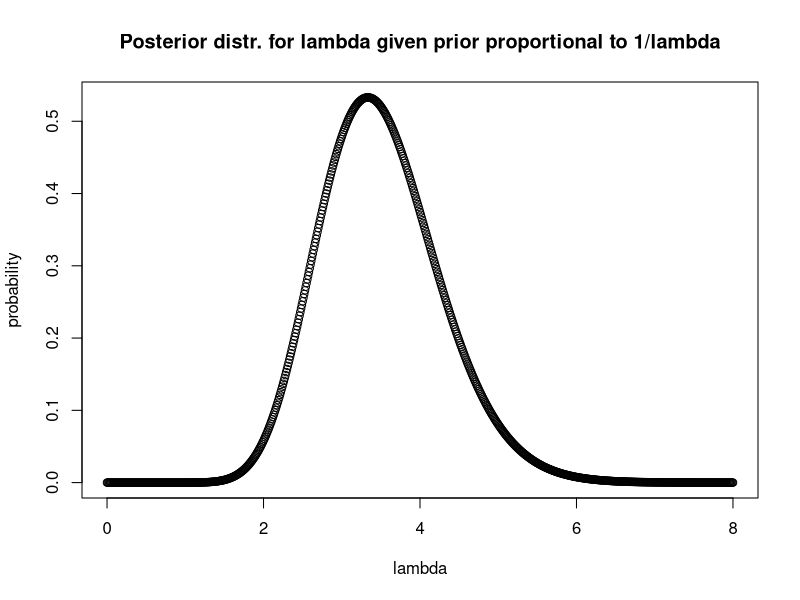
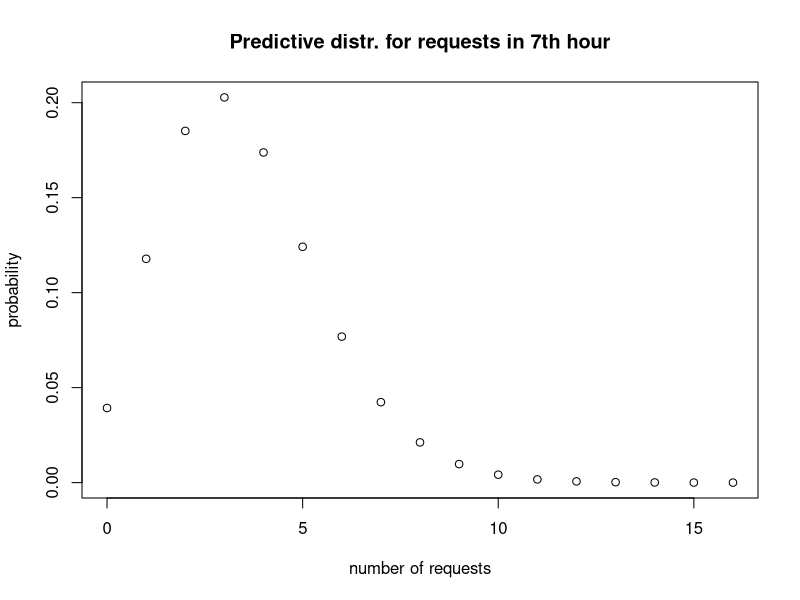
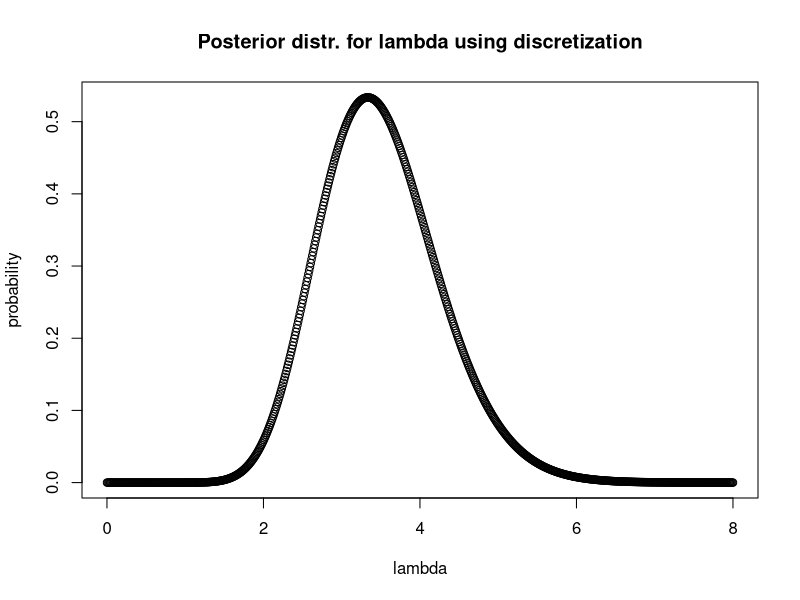
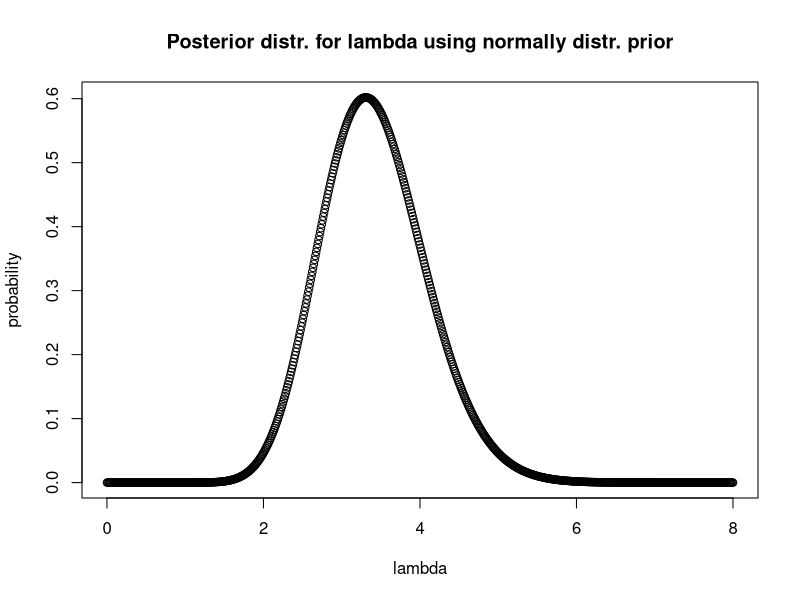
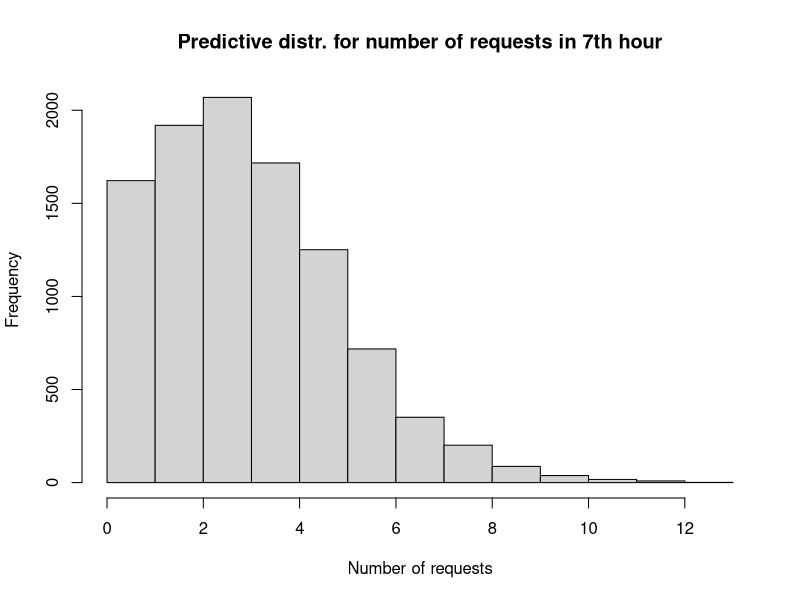

The R script that drew these images, in order:
lambda_max = 8
# 1.A
x <- seq(0, lambda_max, by = 0.01)
plot(x, xlab="lambda", ylab="probability", dgamma(x, shape = 21, rate = 6), main = "Posterior distr. for lambda given prior proportional to 1/lambda")

# 1.B
x <- seq(0, 16, by = 1)
plot(x, xlab="number of requests", ylab="probability", dnbinom(x, size = 21, prob = 6 / 7), main = "Predictive distr. for requests in 7th hour")

# 1.C

k <- 800
lambdas <- seq(0.001, lambda_max, length.out = k)
prior <- 1 / lambdas
placeholder_list <- seq(1, 1, length.out = k)
for (d in c(2, 6, 3, 4, 3, 3)) {
    likelihood_i <- dpois(d, lambdas)
    placeholder_list <- placeholder_list * likelihood_i
}
likelihood <- placeholder_list
posterior_distr <- prior * likelihood / sum(prior * likelihood) * k / lambda_max # No need to divide a by its sum before this step
plot(lambdas, posterior_distr, xlab="lambda", ylab="probability", main = "Posterior distr. for lambda using discretization")

# 1.D

k <- 800
lambdas <- seq(0.001, lambda_max, length.out = k)
prior <- dnorm(lambdas, mean = 2.3, sd = 1.7)
placeholder_list <- seq(1, 1, length.out = k)
for (d in c(2, 6, 3, 4, 3, 3)) {
    likelihood_i <- dpois(d, lambdas)
    placeholder_list <- placeholder_list * likelihood_i
}
posterior_distr <- prior * placeholder_list / sum(prior * placeholder_list) * k / lambda_max # No need to divide a by its sum before this step
plot(lambdas, posterior_distr, xlab="lambda", ylab="probability", main = "Posterior distr. for lambda using normally distr. prior")

# 1.E


f1 <- function(lambda) {
    dpois(3, lambda) * dpois(2, lambda) * dpois(6, lambda) * dpois(3, lambda) * dpois(4, lambda) * dpois(3, lambda) * dpois(3, lambda) * dnorm(lambda, mean = 2.3, sd = 1.7)
}
f2 <- function(lambda) {
    dpois(2, lambda) * dpois(6, lambda) * dpois(3, lambda) * dpois(4, lambda) * dpois(3, lambda) * dpois(3, lambda) * dnorm(lambda, mean = 2.3, sd = 1.7)
}

numerator <- integrate(Vectorize(f1), 0, lambda_max)$value
denominator <- integrate(Vectorize(f2), 0, lambda_max)$value
result <- numerator / denominator
print("Predictive probability for receiving exactly 3 reqesust the 7th hour:")
print(result)

# 1.F


sampled_lambdas <- sample(lambdas, size=10000, replace = TRUE, prob=posterior_distr)
integer_sequence <- seq(0, 20)

requests = list()
for (lambda in sampled_lambdas){
    sample_prob <- dpois(integer_sequence, lambda)
    request_sample = sample(integer_sequence, size=1, replace = TRUE, prob=sample_prob)
    requests <- append(requests, request_sample)
}

hist(unlist(requests), xlab="Number of requests", ylab="Frequency", main="Predictive distr. for number of requests in 7th hour")
